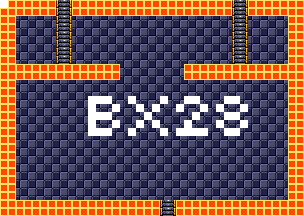

Rendered tile map (Tiled .tmx) drawn with the repository's tilesets; below, a short description and the map source with its tile grids summarised:
An orthogonal 38x27 tile map with 8x8 px tiles, 4 tile layers (background, foreground, room numbers, Objects), 15 tilesets.

<map version="1.5" tiledversion="1.7.1" orientation="orthogonal" renderorder="right-down" width="38" height="27" tilewidth="8" tileheight="8" infinite="0" nextlayerid="11" nextobjectid="1">
 <tileset firstgid="1" source="tilesheets/tsKarniMata.tsx" />
 <tileset firstgid="1025" source="tilesheets/tsVoodooWasp.tsx" />
 <tileset firstgid="2049" source="tilesheets/tsBurial.tsx" />
 <tileset firstgid="3073" source="tilesheets/tsBlueTemple.tsx" />
 <tileset firstgid="4097" source="tilesheets/tsGoddess.tsx" />
 <tileset firstgid="5121" source="tilesheets/tsKonark.tsx" />
 <tileset firstgid="6145" name="sEnemies" tilewidth="8" tileheight="8" tilecount="1024" columns="32">
  <image source="../grapx/tilesheets/sObjects.bmp" trans="ff94ff" width="256" height="256" />
 </tileset>
 <tileset firstgid="7169" source="tilesheets/tsIceTemple.tsx" />
 <tileset firstgid="8193" source="tilesheets/tsLavaArea.tsx" />
 <tileset firstgid="9217" source="tilesheets/tsBossArea.tsx" />
 <tileset firstgid="10241" source="tilesheets/tsPegu.tsx" />
 <tileset firstgid="11265" source="tilesheets/sTiwanakuTemple.tsx" />
 <tileset firstgid="12289" source="tilesheets/sIndraTemple.tsx" />
 <tileset firstgid="13313" source="tilesheets/sTeleport.tsx" />
 <tileset firstgid="14337" source="tilesheets/sObjects.tsx" />
 <layer id="2" name="background" width="38" height="27">
  <data>[1026 cells, 1026 non-empty, 2 distinct tile ids]</data>
 </layer>
 <layer id="1" name="foreground" width="38" height="27">
  <data>[1026 cells, 320 non-empty, 3 distinct tile ids]</data>
 </layer>
 <layer id="7" name="room numbers" width="38" height="27">
  <data>[1026 cells, 43 non-empty, 1 distinct tile ids]</data>
 </layer>
 <layer id="10" name="Objects" width="38" height="27">
  <data>[1026 cells, 0 non-empty, 0 distinct tile ids]</data>
 </layer>
</map>
